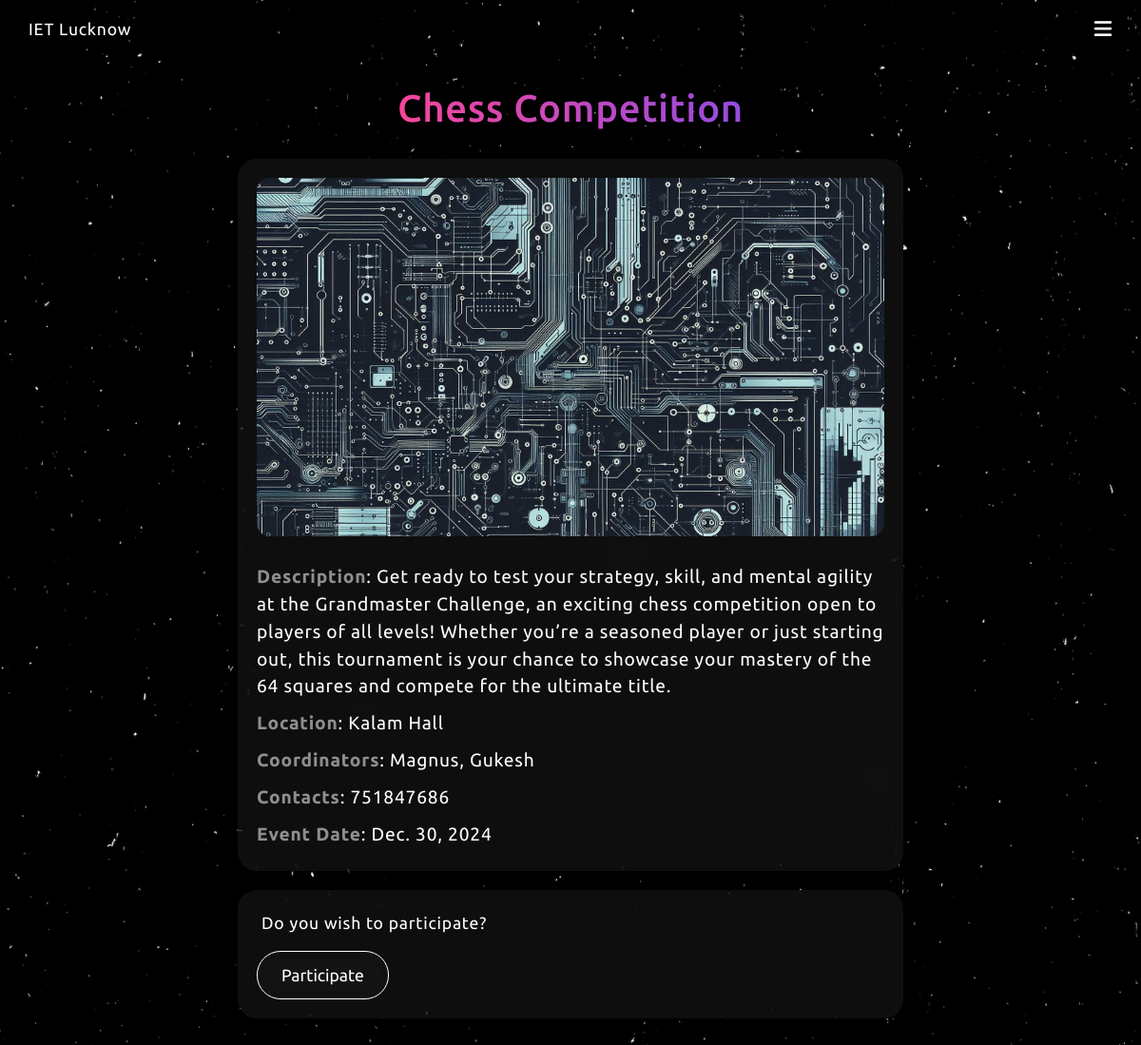
The page /events/chess-competition/ (signed in) on the database its author committed.
### events/models.py (models this page shows, shortened)
class AllEventList(models.Model):
    slug = models.SlugField(max_length=100, unique=True)
    eventName = models.CharField(max_length=100)
    eventDescription = models.TextField()
    eventImage = models.ImageField(upload_to="eventImages/")
    club = models.CharField(max_length=100, choices=CLUBS_CHOICES)
    location = models.CharField(max_length=100)
    coordinators = models.CharField(max_length=100)
    contact = models.CharField(max_length=100)
    eventType = models.CharField(max_length=10, choices=EVENT_TYPE_CHOICES)
    eventDate = models.DateField()
    minTeamSize = models.IntegerField(default=1)
    maxTeamSize = models.IntegerField(default=1)
    dateAdded = models.DateTimeField(default=timezone.now)
    class Meta:
        ordering = ["-dateAdded"]

### events/views.py (the view)
# urls.py: path('events/<slug:slug>/', views.each_event, name='eachEvent'),
def each_event(request, slug):
    user = request.user
    event = get_object_or_404(AllEventList, slug=slug)
    data = get_event_data_for_user(user=user, event=event)
    if request.method == "POST":
        if user.is_anonymous:
            return redirect("/login")
        handle_participation_posts(request, event)
        return redirect(request.path)
    return render(request, "events/eachEvent.html", {"event": data})

### events/utils.py (called while the page is built, shortened)
def individual_team_participation(user, event):
    if event.eventType == "individual":
        entry = list(IndividualEventRegistration.objects.filter(event=event, user=user))
        if entry != []:
            return entry[0]
    return False

def is_leader(user, event):
    if event.eventType == "team":
        leaderEntries = list(
            TeamsRegistration.objects.filter(event=event, teamLeader=user, user=user)
        )
        if leaderEntries != []:
            return leaderEntries[0]
    return False

def is_joined(user, event):
    return False

def members_in_team_if_leader(user, event):
    return TeamsRegistration.objects.filter(
        event=event, teamLeader=user, status=1
    ).exclude(user=user)

def members_in_team_if_joined(user, event):
    if is_joined(user, event):
        teamName = TeamsRegistration.objects.get(
            event=event, user=user, status=1
        ).teamName
        entries = TeamsRegistration.objects.filter(
            event=event, teamName=teamName
        ).exclude(user=user)
        members = []
        for i in entries:
            members.append(i.user)
        return members

def get_teams(user, event):
    if event.eventType != "team":
        return None

def get_pending_req(user, event):
    entries = TeamsRegistration.objects.filter(user=user, event=event)
    pendingRequests = list(entries.filter(status=0))
    if pendingRequests == []:
        return False
    return pendingRequests

def team_join_requests_if_leader(user, event):
    requests = list(
        TeamsRegistration.objects.filter(teamLeader=user, event=event, status=0)
    )
    return False if requests == [] else requests

def rollback_condition(event):
    three_days_later = timezone.now() + timedelta(days=3)
    return event.eventDate >= three_days_later.date()

### templates/events/eachEvent.html (shortened to what this page needs)
{% extends 'base.html' %}
{% load static %}
{% block css %}
  <link rel="stylesheet" href="{% static 'css/form.css' %}" />
  <link rel="stylesheet" href="{% static 'css/eachEvent.css' %}" />
{% endblock %}
{% block backgroundImageURL %}
  {% static 'backgrounds/eventsList.jpeg' %}
{% endblock %}
{% block content %}
<main>
    <div class="wrapper">
        <div class="title">
            {{ event.eventName }}
        </div>
        <div class="details-wrapper">
            <div class="event-image">
                {% if event.eventImage %}
                    <img src="{{ event.eventImage }}" alt="{{ event.eventName }}">
                {% endif %}
            </div>
            <div class="detail description">
                <span>Description</span>: {{ event.eventDescription }}
            </div>
            <div class="detail location">
                <span>Location</span>: {{ event.location }}
            </div>
            <div class="detail coordinators">
                <span>Coordinators</span>: {{ event.coordinators }}
            </div>
            <div class="detail contact">
                <span>Contacts</span>: {{ event.contact }}
            </div>
            <div class="detail date">
                <span>Event Date</span>: {{ event.eventDate }}
            </div>
        </div>
        <div class="participation-wrapper">
            {% if event.eventType == "individual" %}
                <div class="individual-participation">
                    {% if not event.individualTeamParticipation %}
                        <form method="post">
                            <p>Do you wish to participate?</p>
                            <button type="submit">Participate</button>
                        </form>
                    {% endif %}
                </div>
            {% endif %}
        </div>
    </div>
</main>
{% endblock content %}

### static/css/base.css (style rules this page uses)
* { padding: 0; margin: 0; box-sizing: border-box; }
body, button { font-family: "Ubuntu", sans-serif; }

### static/css/form.css (style rules this page uses)
* { margin: 0; padding: 0; box-sizing: border-box; }
body { background-size: cover; background-position: center center; background-repeat: no-repeat; min-height: 100vh; }
main { display: flex; flex-direction: column; justify-content: center; align-items: center; max-width: 100vw; }
.wrapper { display: flex; flex-direction: column; justify-content: center; align-items: center; max-width: 90vw; }
.title { font-size: 60px; font-weight: 500; background: linear-gradient(90deg, #ff4596, #8c4de4, #629eff); background-size: 200%; -webkit-background-clip: text; -webkit-text-fill-color: transparent; background-clip: text; animation: gradient-animation 9s infinite; padding: 40px 0px 10px 0px; }
body { letter-spacing: 0.05em; }

### static/css/eachEvent.css (style rules this page uses)
.wrapper { width: 700px; max-width: 95vw; }
.title { padding: 30px 30px; font-size: 2.5em; }
.event-image { width: 100%; }
.event-image img { width: 100%; padding: 20px; border-radius: 34px; }
.details-wrapper { border-radius: 20px; backdrop-filter: blur(15px); background-color: rgba(26, 26, 26, 0.555); padding-bottom: 20px; display: flex; justify-content: center; align-items: center; flex-direction: column; width: 100%; }
.detail { color: white; font-size: 1.2em; line-height: 1.5; padding: 5px 20px; text-align: left; width: 100%; }
.detail span { color: rgba(255, 255, 255, 0.535); font-weight: 700; }
.participation-wrapper { display: flex; justify-content: center; align-items: center; flex-direction: column; padding-bottom: 30px; }
.individual-participation { margin: 20px 0 0 0; padding: 20px; width: 700px; max-width: 95vw; border-radius: 20px; backdrop-filter: blur(15px); background-color: rgba(26, 26, 26, 0.555); }
.individual-participation button { color: white; outline: none; font-size: 1.1em; background-color: rgba(0, 0, 0, 0); backdrop-filter: blur(10px); border: 1px solid white; border-radius: 25px; padding: 15px 25px; cursor: pointer; margin: 15px 0 0 0; }
.participation-wrapper p { font-size: 1.1em; color: white; padding: 5px; }

### rows shown on the page
AllEventList: eventName "Chess Competition", eventDescription "Get ready to test your strategy, skill, and mental agility at the Grandmaster Challenge, an exciting chess competition open to players of all levels! Whether you’re a seasoned player or just starting out, this tournament is your chance to showcase your mastery of the 64 squares and compete for the ultimate title.", location "Kalam Hall", coordinators "Magnus, Gukesh", contact "751847686", eventDate "Dec. 30, 2024"
